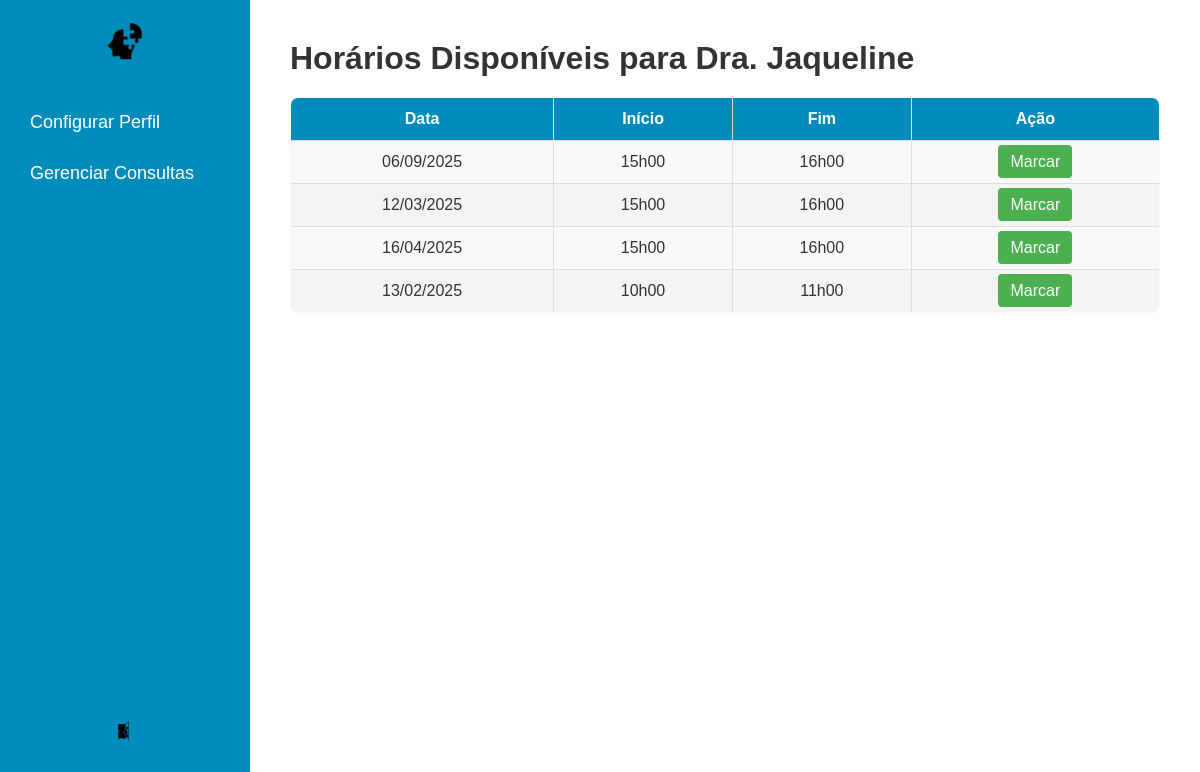
Screenshot of /psicologo/1/horarios/ (signed in) with the database file from the repository.
### usuarios/models.py (models this page shows, shortened)
class Usuario(models.Model):
    nome = models.CharField(max_length=100)
    email = models.EmailField(max_length=254)
    telefone = models.CharField(max_length=15)
    senha = models.CharField(max_length=128)  # Alterado para suportar senhas hasheadas
    cpf = models.CharField(max_length=15)

class Horario(models.Model):
    psicologo = models.ForeignKey(
        Psicologo, on_delete=models.CASCADE, related_name="horarios"
    )
    data = models.DateField()
    hora_inicio = models.CharField(
        max_length=20,
        choices=Hora.choices(),
    )
    hora_fim = models.CharField(
        max_length=20,
        choices=Hora.choices(),
    )
    disponivel = models.BooleanField(default=True)
    paciente = models.ForeignKey(
        Paciente, null=True, blank=True, on_delete=models.SET_NULL, related_name="horarios"
    )

### usuarios/views.py (the view)
# urls.py: path('psicologo/<int:psicologo_id>/horarios/', views.listar_horario, name='calendario_psicologo'),
def listar_horario(request, psicologo_id):
    user_id = request.session['usuario_id']
    try:
        usuario = Usuario.objects.get(id=user_id)
    except Usuario.DoesNotExist:
        return redirect('login')
    psicologo = get_object_or_404(Psicologo, id=psicologo_id)
    print(psicologo)
    horarios_disponiveis = psicologo.horarios.filter(disponivel=True)
    for i in horarios_disponiveis:
        print(i)
    return render(request, 'usuarios/listar_horario.html', {'psicologo': psicologo, 'horarios': horarios_disponiveis})

### usuarios/templates/usuarios/listar_horario.html (shortened to what this page needs)
<!DOCTYPE html>
<html lang="pt-br">
<head>
    {% load static %}
    <link rel="stylesheet" href="{% static 'css/dashboard.css' %}">
</head>
<body>
    <div class="sidebar" id="sidebar">
        <div class="logo">
            <a href="{% url 'dashboard' %}">
                <img src="{% static 'images/logo.png' %}" alt="Logo" />
            </a>
        </div>
        <div class="sidebar-links">
            <a href="{% url 'configurar_perfil' %}">Configurar Perfil</a>
            <a href="{% url 'gerenciar_consultas' %}">Gerenciar Consultas</a>
        </div>
        <div class="logout-container">
            <a href="{% url 'logout' %}" class="logout">
                <img src="{% static 'images/sair.png' %}" alt="Sair">
            </a>
        </div>
    </div>
    <div class="main-content">
        <h1>Horários Disponíveis para {{ psicologo.nome }}</h1>
        {% if horarios %}
        <table class="horarios-table">
            <thead>
                <tr>
                    <th>Data   </th>
                    <th>Início   </th>
                    <th>Fim   </th>
                    <th>Ação</th>
                </tr>
            </thead>
            <tbody>
                {% for horario in horarios %}
                <tr>
                    <td>{{ horario.data|date:"d/m/Y" }}</td>
                    <td>{{ horario.hora_inicio}}</td>
                    <td> {{ horario.hora_fim}}</td>
                    <td>
                        <a href="{% url 'marcar_horario' horario.id %}" class="btn">Marcar</a>
                    </td>
                </tr>
                {% endfor %}
            </tbody>
        </table>
        {% else %}
        <p>Não há horários disponíveis para este psicólogo no momento.</p>
        {% endif %}
    </div>
</body>
</html>

### usuarios/static/css/dashboard.css (style rules this page uses)
* { margin: 0; padding: 0; box-sizing: border-box; }
body { font-family: Arial, sans-serif; background-color: #f4f4f4; color: #333; display: flex; height: 100vh; margin: 0; }
.sidebar { width: 250px; background-color: #008CBA; color: white; position: fixed; top: 0; left: 0; bottom: 0; padding: 20px 10px; transition: width 0.3s ease; display: flex; flex-direction: column; justify-content: space-between; }
.logo a { display: block; text-align: center; margin-bottom: 30px; }
.logo img { width: 40px; height: auto; display: block; margin: 0 auto; }
.sidebar-links a { display: block; color: white; text-decoration: none; font-size: 18px; padding: 10px 20px; margin: 10px 0; transition: background-color 0.3s ease; }
.logout-container { display: flex; justify-content: center; margin-top: auto; padding-bottom: 20px; }
.logout { display: block; background-color: transparent; padding: 12px; border-radius: 5px; text-align: center; transition: background-color 0.3s ease; }
.logout img { width: 30px; height: auto; transition: transform 0.3s ease; }
.main-content { margin-left: 250px; padding: 40px; flex-grow: 1; background-color: #ffffff; box-shadow: 0 4px 12px rgba(0, 0, 0, 0.1); }
.horarios-table { width: 100%; border-collapse: collapse; margin-top: 20px; background-color: #f9f9f9; border: 1px solid #ddd; border-radius: 8px; overflow: hidden; text-align: center; }
.horarios-table th, .horarios-table td { padding: 12px 15px; border: 1px solid #ddd; font-size: 16px; }
.horarios-table th { background-color: #008CBA; color: white; font-weight: bold; }
.horarios-table tr:nth-child(even) { background-color: #f4f4f4; }
.horarios-table .btn { padding: 8px 12px; background-color: #4CAF50; color: white; text-decoration: none; border-radius: 4px; transition: background-color 0.3s ease; }

### rows the page displays
Usuario: nome "Dra. Jaqueline"
Horario: data "06/09/2025", hora_inicio "15h00", hora_fim "16h00"
Horario: data "12/03/2025", hora_inicio "15h00", hora_fim "16h00"
Horario: data "16/04/2025", hora_inicio "15h00", hora_fim "16h00"
Horario: data "13/02/2025", hora_inicio "10h00", hora_fim "11h00"
